Frame 1 (no input): blank canvas, image omitted
Frame 60 (the mouse pressed at the canvas centre just before this capture): blank canvas, image omitted
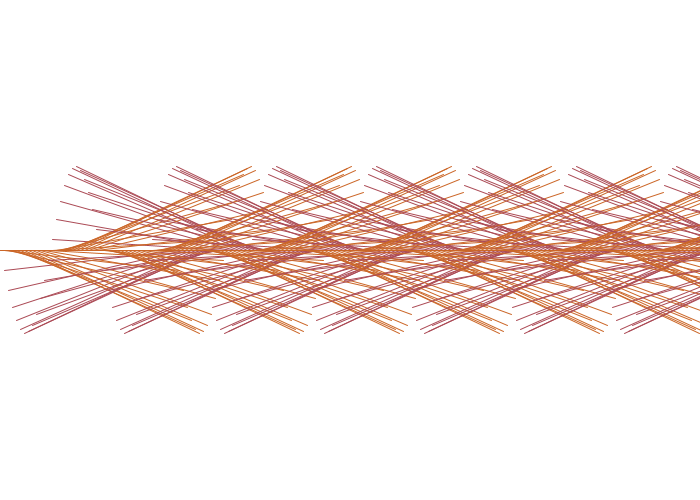
Frame 120 (the mouse held since frame 60 and released just before this capture)

The Processing sketch whose frames 1 and 60 were blank and that drew this single picture after the mouse press (run headless with seeded random() and noise(); from frame 60 on, the mouse is pressed at the canvas centre):

// Processing sketch: processing_167664
// ── processing_167664.pde

void setup() {
  size(700, 500);
  smooth();
  strokeWeight(1);

}
void draw() {
    background(255);
  float a = 0.0;
  float b= map(mouseY,0,500,0,250);
  float inc = TWO_PI/25.0;
  for (int i = 0; i < 700; i=i+4) {
    stroke(171,74,85);
    line(i+mouseX/2,250, i, 250+sin(a)*b/1.5);
    stroke(203,102,39);
    line(i,250, i+mouseX/2, 250+sin(a)*b/1.5);
    a = a + inc;
  }
}
